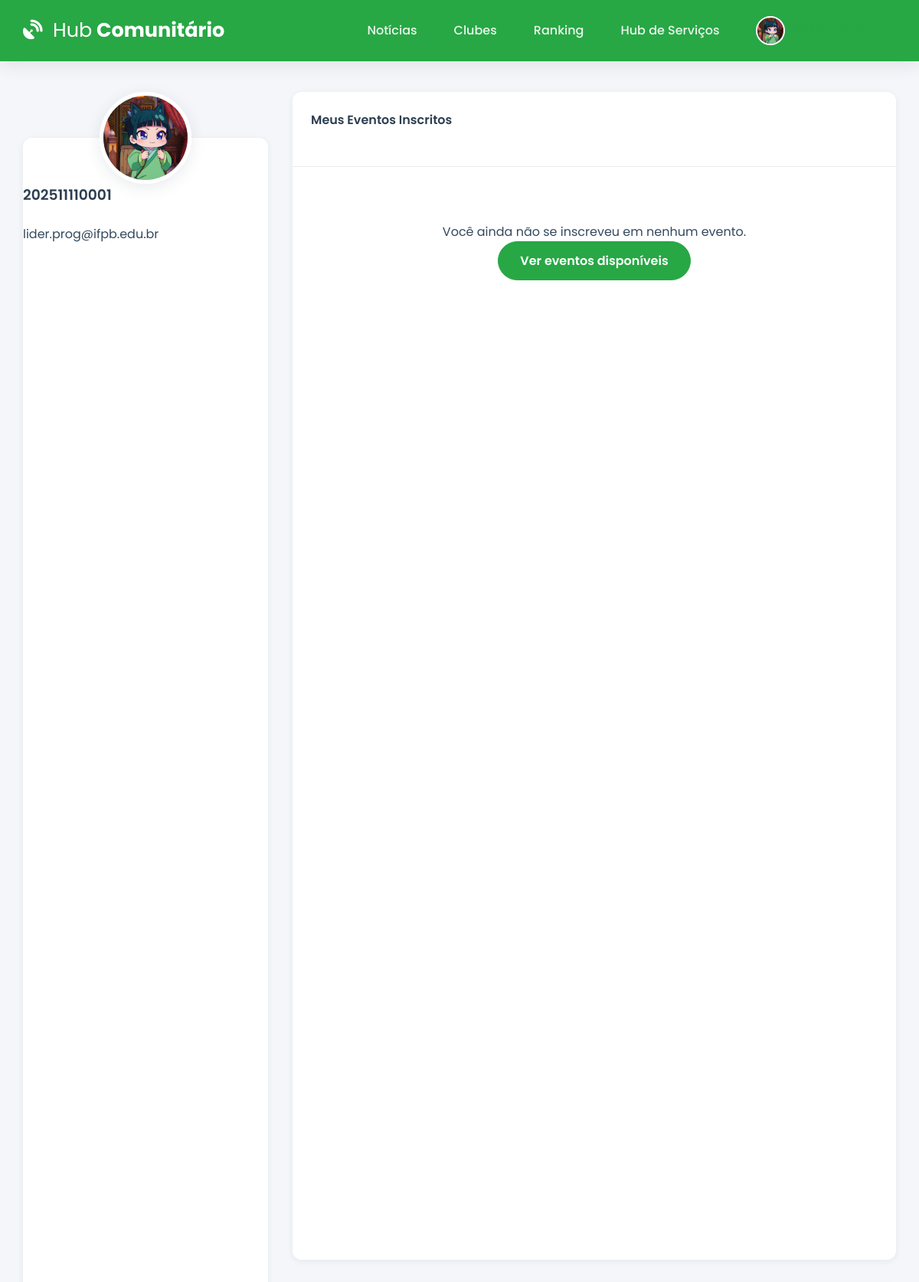
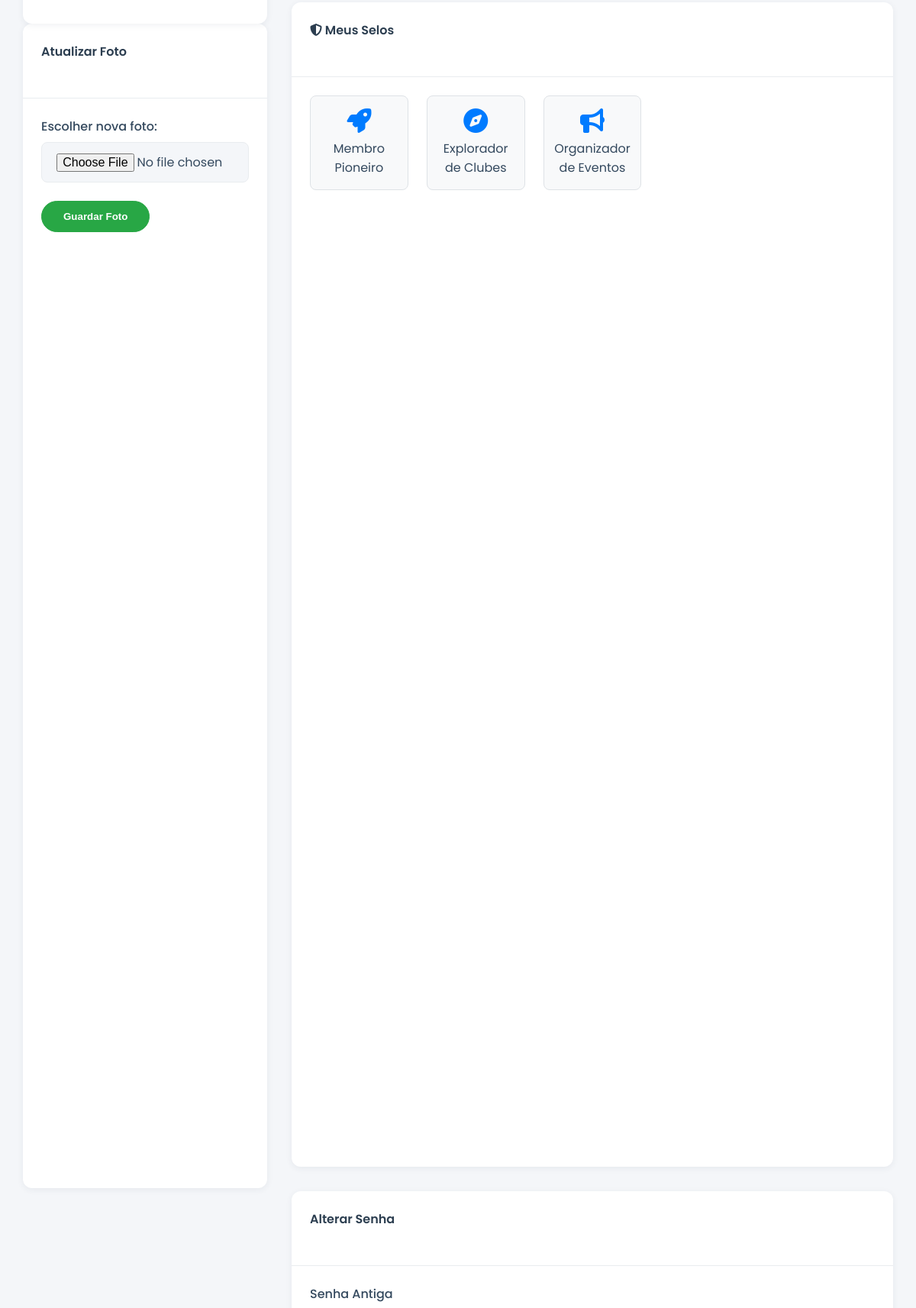
Page /account (signed in, upper part) on the committed database (2 pictures, top to bottom).
### app.py (models this page shows, shortened)
class User(db.Model):
    id = db.Column(db.Integer, primary_key=True)
    email = db.Column(db.String(120), unique=True, nullable=False)
    username = db.Column(db.String(12), unique=True, nullable=False)
    password_hash = db.Column(db.String(256), nullable=False)
    image_file = db.Column(db.String(100), nullable=False, default='default.jpg')
    eventos_inscritos = db.relationship('Evento', secondary=inscricao_evento_tabela, back_populates='alunos_inscritos', lazy='dynamic')
    clubes_membro = db.relationship('Clube', secondary=membros_clube_tabela, back_populates='membros', lazy='dynamic')
    clubes_liderados = db.relationship('Clube', backref='lider', lazy='dynamic', foreign_keys='Clube.lider_id')
    topicos_criados = db.relationship('ForumTopico', backref='autor', lazy='dynamic', cascade="all, delete-orphan")
    posts_criados = db.relationship('ForumPost', backref='autor', lazy='dynamic', cascade="all, delete-orphan")
    badges = db.relationship('Badge', secondary=user_badges_tabela, back_populates='users', lazy='dynamic')

class Badge(db.Model):
    id = db.Column(db.Integer, primary_key=True)
    nome = db.Column(db.String(50), unique=True, nullable=False)
    descricao = db.Column(db.String(200), nullable=False)
    icon_class = db.Column(db.String(50), nullable=False)
    users = db.relationship('User', secondary=user_badges_tabela, back_populates='badges', lazy='dynamic')

### app.py (the view, shortened to what this page needs)
@app.route('/account', methods=['GET', 'POST'])
@login_required
def account():
    image_file = url_for('static', filename='profile_pics/' + g.user.image_file)
    return render_template('account.html', image_file=image_file, eventos=g.user.eventos_inscritos)

### app.py (called while the page is built)
@app.before_request
def load_logged_in_user():
    user_id = session.get('user_id')
    g.user = User.query.get(user_id) if user_id else None
    if user_id and g.user is None: session.clear()

def login_required(f):
    @wraps(f)
    def decorated_function(*args, **kwargs):
        if g.user is None:
            flash('Você precisa fazer login para acessar esta página.', 'warning')
            return redirect(url_for('login'))
        return f(*args, **kwargs)
    return decorated_function

@app.context_processor
def inject_utils():
    return dict(
        current_user_data=g.user,
        current_year=datetime.now(timezone.utc).year,
        timedelta=timedelta
    )

### templates/account.html (shortened to what this page needs)
{% extends 'base.html' %}
{% block content %}
<div class="account-grid">
    <div class="account-sidebar">
        <div class="card text-center">
            <img class="account-img" src="{{ image_file }}" alt="Foto de Perfil">
            <h3>{{ current_user_data.username }}</h3>
            <p class="text-muted">{{ current_user_data.email }}</p>
        </div>
        <div class="card">
            <div class="card-header"><h4>Atualizar Foto</h4></div>
            <div class="card-body">
                <form action="{{ url_for('account') }}" method="POST" enctype="multipart/form-data">
                    <div class="form-group">
                        <label for="picture">Escolher nova foto:</label>
                        <input type="file" name="picture" class="form-input" id="picture">
                    </div>
                    <button type="submit" class="btn">Guardar Foto</button>
                </form>
            </div>
        </div>
    </div>
    <div class="account-main">
        <div class="card">
            <div class="card-header"><h4>Meus Eventos Inscritos</h4></div>
            <div class="card-body">
                {% if eventos and eventos.count() > 0 %}
                    <ul class="course-list">
                        {% for evento in eventos %}
                            <li class="list-item">
                                <span>{{ evento.titulo }}</span>
                                <a href="{{ url_for('detalhe_evento', evento_id=evento.id) }}" class="btn btn-secondary">Ver</a>
                            </li>
                        {% endfor %}
                    </ul>
                {% else %}
                    <div class="empty-state">
                        <p>Você ainda não se inscreveu em nenhum evento.</p>
                        <a href="{{ url_for('eventos') }}" class="btn">Ver eventos disponíveis</a>
                    </div>
                {% endif %}
            </div>
        </div>
        <div class="card" style="margin-top: 2rem;">
            <div class="card-header"><h4><i class="fas fa-shield-alt"></i> Meus Selos</h4></div>
            <div class="card-body">
                {% if current_user_data.badges.count() > 0 %}
                    <div class="badges-grid">
                        {% for badge in current_user_data.badges.all() %}
                            <div class="badge-item" title="{{ badge.descricao }}">
                                <i class="{{ badge.icon_class }} fa-2x"></i>
                                <span>{{ badge.nome }}</span>
                            </div>
                        {% endfor %}
                    </div>
                {% else %}
                    <div class="empty-state">
                        <p>Você ainda não desbloqueou nenhum selo.</p>
                        <p class="text-muted">Participe dos clubes e eventos para ganhar!</p>
                    </div>
                {% endif %}
            </div>
        </div>
        <div class="card" style="margin-top: 2rem;">
            <div class="card-header"><h4>Alterar Senha</h4></div>
            <div class="card-body">
                <form action="{{ url_for('change_password') }}" method="POST">
                    <div class="form-group"><label for="old_password">Senha Antiga</label><input type="password" name="old_password" id="old_password" class="form-input" required></div>
                </form>
            </div>
        </div>
    </div>
</div>
{% endblock %}

### templates/base.html (shortened to what this page needs)
<!DOCTYPE html>
<html lang="pt-br">
<head>
    <link rel="stylesheet" href="https://cdnjs.cloudflare.com/ajax/libs/font-awesome/6.5.2/css/all.min.css" />
    <link rel="stylesheet" href="{{ url_for('static', filename='css/style.css') }}">
</head>
<body>
    <header class="header">
        <div class="container">
            <nav class="navbar">
                <a class="navbar-brand" href="{{ url_for('noticias') if current_user_data else url_for('login') }}">
                    <i class="fas fa-satellite-dish"></i> <strong>Hub</strong> Comunitário
                </a>
                <div class="nav-links" id="nav-links">
                    {% if current_user_data %}
                        <a class="nav-item" href="{{ url_for('noticias') }}">Notícias</a>
                        <a class="nav-item" href="{{ url_for('clubes') }}">Clubes</a>
                        <a class="nav-item" href="{{ url_for('ranking') }}">Ranking</a>
                        <a class="nav-item" href="{{ url_for('hub_servicos') }}">Hub de Serviços</a>
                        <div class="nav-item user-menu">
                             <a class="user-menu-trigger" href="#">
                                 <img src="{{ url_for('static', filename='profile_pics/' + current_user_data.image_file) }}" class="nav-profile-image">
                                 <span>{{ current_user_data.username }}</span> <i class="fas fa-chevron-down dropdown-icon"></i>
                             </a>
                        </div>
                    {% else %}
                        <a href="{{ url_for('login') }}" class="nav-item">Entrar</a>
                        <a href="{{ url_for('register') }}" class="nav-item btn btn-outline">Registar</a>
                    {% endif %}
                </div>
            </nav>
        </div>
    </header>
    <main class="container">
        {% block content %}{% endblock %}
    </main>
</body>
</html>

### static/css/style.css (style rules this page uses)
:root { --ifpb-green: #28a745; --ifpb-green-dark: #218838; --dark-blue: #2c3e50; --light-gray: #ecf0f1; --medium-gray: #bdc3c7; --text-color: #34495e; --light-text: #7f8c8d; --background-color: #f4f6f9; --surface-color: #ffffff; --border-color: #e9ecef; --font-family-base: 'Poppins', sans-serif; --shadow-sm: 0 2px 8px rgba(44, 62, 80, 0.07); --shadow-md: 0 5px 20px rgba(44, 62, 80, 0.1); --border-radius: 12px; }
* { box-sizing: border-box; margin: 0; padding: 0; }
html { height: 100%; }
body { font-family: var(--font-family-base); background-color: var(--background-color); color: var(--text-color); display: flex; flex-direction: column; min-height: 100%; }
.container { width: 95%; max-width: 1200px; margin: 0 auto; }
main.container { flex-grow: 1; padding-top: 2.5rem; padding-bottom: 2.5rem; }
h1, h2, h3, h4 { font-weight: 600; color: var(--dark-blue); margin-bottom: 1.5rem; }
a { color: var(--ifpb-green); text-decoration: none; transition: color 0.2s; }
.header { background-color: var(--ifpb-green); padding: 0.8rem 0; box-shadow: var(--shadow-md); position: sticky; top: 0; z-index: 1000; }
.navbar { display: flex; justify-content: space-between; align-items: center; }
.navbar-brand { font-weight: 700; font-size: 1.6rem; color: var(--surface-color); }
.navbar-brand i { margin-right: 0.5rem; }
.navbar-brand strong { font-weight: 400; }
.nav-links { display: flex; align-items: center; gap: 1rem; }
.nav-item { color: rgba(255, 255, 255, 0.9); font-weight: 500; padding: 0.5rem 1rem; border-radius: var(--border-radius); transition: background-color 0.2s; }
.nav-profile-image { width: 38px; height: 38px; border-radius: 50%; margin-right: 10px; object-fit: cover; border: 2px solid var(--surface-color); }
.user-menu { position: relative; }
.user-menu-trigger { display: flex; align-items: center; cursor: pointer; }
.user-menu-trigger .dropdown-icon { font-size: 0.8em; margin-left: 0.5rem; transition: transform 0.2s; }
.card { background-color: var(--surface-color); border-radius: var(--border-radius); box-shadow: var(--shadow-sm); transition: all 0.3s ease-in-out; display: flex; flex-direction: column; height: 100%; }
.card .card-header { padding: 1.5rem; border-bottom: 1px solid var(--border-color); display: flex; justify-content: space-between; align-items: center; }
.card .card-body { padding: 1.5rem; flex-grow: 1; }
.btn { background-color: var(--ifpb-green); border: 1px solid var(--ifpb-green); color: #fff; font-weight: 600; padding: 0.75rem 1.75rem; border-radius: 50px; transition: all 0.3s ease; cursor: pointer; text-align: center; display: inline-flex; align-items: center; gap: 0.5rem; justify-content: center; }
.form-group { margin-bottom: 1.5rem; text-align: left; }
.form-label, label { display: block; margin-bottom: 0.5rem; font-weight: 500; }
.form-input, textarea.form-input { width: 100%; padding: 0.8rem 1.2rem; border-radius: 0.5rem; border: 1px solid var(--border-color); background-color: var(--background-color); transition: all 0.2s; font-size: 1rem; font-family: var(--font-family-base); }
.account-grid { display: grid; grid-template-columns: 1fr; gap: 2rem; }
@media (min-width: 992px) { .account-grid { grid-template-columns: 320px 1fr; } }
.account-sidebar .card.text-center { padding-top: 60px; margin-top: 60px; position: relative; }
.account-img { position: absolute; top: -60px; left: 50%; transform: translateX(-50%); height: 120px; width: 120px; border-radius: 50%; object-fit: cover; border: 5px solid var(--surface-color); box-shadow: var(--shadow-md); z-index: 2; }
.empty-state { text-align: center; padding: 3rem 1rem; }

### templates/base.html (style rules this page uses)
.badges-grid { display: grid; grid-template-columns: repeat(auto-fill, minmax(120px, 1fr)); gap: 1.5rem; text-align: center; }
.badge-item { display: flex; flex-direction: column; align-items: center; gap: 0.5rem; padding: 1rem; border-radius: 8px; background-color: #f8f9fa; border: 1px solid #dee2e6; cursor: help; }
.badge-item i { color: #007bff; }

### rows in the picture
User: image_file (placeholder picture), username "202511110001", email "lider.prog@ifpb.edu.br"
Badge: nome "Membro Pioneiro"
Badge: nome "Explorador de Clubes"
Badge: nome "Organizador de Eventos"
